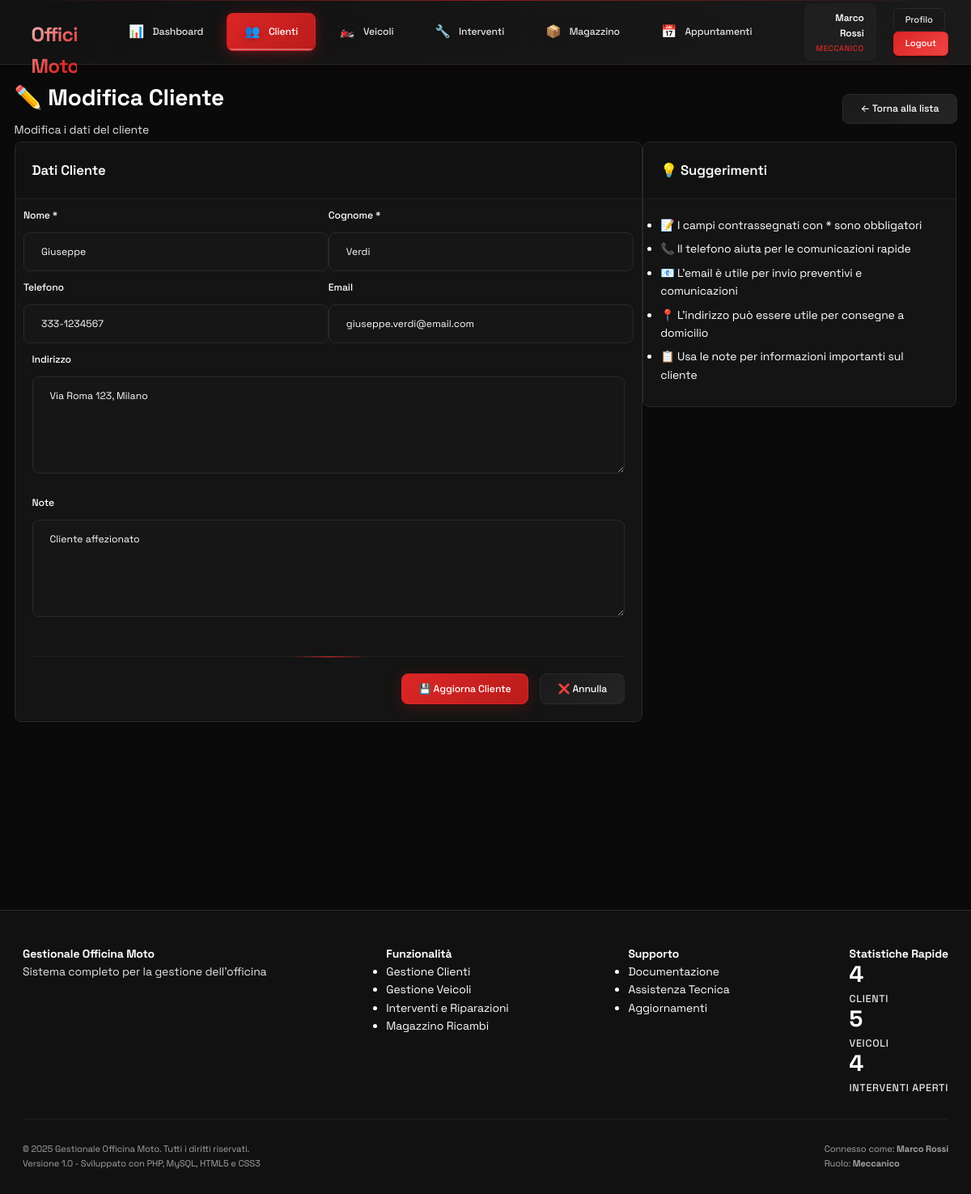
The app's page /clienti.php?action=edit&id=1 (signed in) with its own data.
### tables this page shows
CREATE TABLE clienti (
    id INT AUTO_INCREMENT PRIMARY KEY,
    nome VARCHAR(100) NOT NULL,
    cognome VARCHAR(100) NOT NULL,
    telefono VARCHAR(20),
    email VARCHAR(100),
    indirizzo TEXT,
    note TEXT,
    data_creazione TIMESTAMP DEFAULT CURRENT_TIMESTAMP
);

### clienti.php (the view, shortened to what the rows shown need)
<?php
require_once 'includes/header.php';
$action = $_GET['action'] ?? 'list';
$clienteId = $_GET['id'] ?? null;
$db = getDB();
switch ($action) {
    case 'add':
    case 'edit':
        $cliente = null;
        if ($action === 'edit' && $clienteId) {
            $cliente = $db->select("SELECT * FROM clienti WHERE id = ?", [$clienteId]);
            $cliente = $cliente ? $cliente[0] : null;
        }
        break;
}
?>
<div class="container-fluid">
    <?php if ($action === 'list'): ?>
    <div class="row mb-4">
        <div class="col-12">
            <div class="d-flex justify-content-between align-items-center">
                <div>
                    <h1 class="text-primary mb-2">👥 Gestione Clienti</h1>
                    <p class="text-secondary">Gestisci i clienti dell'officina</p>
                </div>
                <div>
                    <a href="clienti.php?action=add" class="btn btn-primary">
                        <span>➕</span> Nuovo Cliente
                    </a>
                </div>
            </div>
        </div>
    </div>
    <div class="row mb-4">
        <div class="col-12">
            <div class="card">
                <div class="card-body">
                    <form method="GET" class="row align-items-end">
                        <div class="col-md-6">
                            <label for="search" class="form-label">Ricerca Cliente</label>
                            <input type="text" id="search" name="search" class="form-control"
                                   placeholder="Nome, cognome, email o telefono..."
                                   value="<?php echo htmlspecialchars($search); ?>">
                        </div>
                        <div class="col-md-3">
                            <button type="submit" class="btn btn-primary">🔍 Cerca</button>
                            <?php if (!empty($search)): ?>
                            <a href="clienti.php" class="btn btn-secondary">✖️ Reset</a>
                            <?php endif; ?>
                        </div>
                        <div class="col-md-3 text-right">
                            <small class="text-muted">
                                Totale: <?php echo $totalClienti; ?> clienti
                            </small>
                        </div>
                    </form>
                </div>
            </div>
        </div>
    </div>
    <div class="row">
        <div class="col-12">
            <div class="card">
                <div class="card-body">
                    <?php if (!empty($clienti)): ?>
                    <div class="table-container">
                        <table class="data-table" id="clientiTable">
                            <thead>
                                <tr>
                                    <th>Cliente</th>
                                    <th>Contatti</th>
                                    <th>Veicoli</th>
                                    <th>Interventi</th>
                                    <th>Registrato</th>
                                    <th>Azioni</th>
                                </tr>
                            </thead>
                            <tbody>
                                <?php foreach ($clienti as $cliente): ?>
                                <tr>
                                    <td>
                                        <div>
                                            <strong><?php echo htmlspecialchars($cliente['nome'] . ' ' . $cliente['cognome']); ?></strong>
                                        </div>
                                        <?php if (!empty($cliente['note'])): ?>
                                        <small class="text-muted">
                                            <?php echo htmlspecialchars(substr($cliente['note'], 0, 50)) . (strlen($cliente['note']) > 50 ? '...' : ''); ?>
                                        </small>
                                        <?php endif; ?>
                                    </td>
                                    <td>
                                        <?php if (!empty($cliente['telefono'])): ?>
                                        <div><span>📞</span> <?php echo htmlspecialchars($cliente['telefono']); ?></div>
                                        <?php endif; ?>
                                        <?php if (!empty($cliente['email'])): ?>
                                        <div><span>📧</span> <?php echo htmlspecialchars($cliente['email']); ?></div>
                                        <?php endif; ?>
                                    </td>
                                    <td>
                                        <span class="badge <?php echo $cliente['veicoli_count'] > 0 ? 'badge-info' : 'badge-secondary'; ?>">
                                            <?php echo $cliente['veicoli_count']; ?> veicoli
                                        </span>
                                    </td>
                                    <td>
                                        <span class="badge <?php echo $cliente['interventi_count'] > 0 ? 'badge-success' : 'badge-secondary'; ?>">
                                            <?php echo $cliente['interventi_count']; ?> interventi
                                        </span>
                                    </td>
                                    <td>
                                        <small class="text-muted">
                                            <?php echo date('d/m/Y', strtotime($cliente['data_creazione'])); ?>
                                        </small>
                                    </td>
                                    <td>
                                        <div class="btn-group btn-group-sm">
                                            <a href="clienti.php?action=view&id=<?php echo $cliente['id']; ?>"
                                               class="btn btn-outline" title="Visualizza">
                                                👁️
                                            </a>
                                            <a href="clienti.php?action=edit&id=<?php echo $cliente['id']; ?>"
                                               class="btn btn-outline" title="Modifica">
                                                ✏️
                                            </a>
                                            <?php if ($cliente['veicoli_count'] == 0): ?>
                                            <button type="button" class="btn btn-danger"
                                                    onclick="deleteCliente(<?php echo $cliente['id']; ?>)"
                                                    title="Elimina">
                                                🗑️
                                            </button>
                                            <?php else: ?>
                                            <button type="button" class="btn btn-secondary"
                                                    title="Non eliminabile (ha veicoli)" disabled>
                                                🔒
                                            </button>
                                            <?php endif; ?>
                                        </div>
                                    </td>
                                </tr>
                                <?php endforeach; ?>
                            </tbody>
                        </table>
                    </div>
                    <?php if ($totalPages > 1): ?>
                    <div class="d-flex justify-content-center mt-4">
                        <nav>
                            <ul class="pagination">
                                <?php if ($page > 1): ?>
                                <li class="page-item">
                                    <a class="page-link" href="?page=<?php echo $page-1; ?><?php echo !empty($search) ? '&search='.urlencode($search) : ''; ?>">
                                        ← Precedente
                                    </a>
                                </li>
                                <?php endif; ?>
                                <?php for ($i = max(1, $page-2); $i <= min($totalPages, $page+2); $i++): ?>
                                <li class="page-item <?php echo $i === $page ? 'active' : ''; ?>">
                                    <a class="page-link" href="?page=<?php echo $i; ?><?php echo !empty($search) ? '&search='.urlencode($search) : ''; ?>">
                                        <?php echo $i; ?>
                                    </a>
                                </li>
                                <?php endfor; ?>
                                <?php if ($page < $totalPages): ?>
                                <li class="page-item">
                                    <a class="page-link" href="?page=<?php echo $page+1; ?><?php echo !empty($search) ? '&search='.urlencode($search) : ''; ?>">
                                        Successiva →
                                    </a>
                                </li>
                                <?php endif; ?>
                            </ul>
                        </nav>
                    </div>
                    <?php endif; ?>
                    <?php else: ?>
                    <div class="text-center py-5">
                        <div class="mb-3" style="font-size: 4rem; opacity: 0.3;">👥</div>
                        <h3 class="text-muted">Nessun cliente trovato</h3>
                        <p class="text-secondary">Non ci sono clienti che corrispondono ai criteri di ricerca.</p>
                        <a href="clienti.php?action=add" class="btn btn-primary">➕ Aggiungi il primo cliente</a>
                    </div>
                    <?php endif; ?>
                </div>
            </div>
        </div>
    </div>
    <?php elseif ($action === 'add' || $action === 'edit'): ?>
    <div class="row">
        <div class="col-12">
            <div class="d-flex justify-content-between align-items-center mb-4">
                <div>
                    <h1 class="text-primary mb-2">
                        <?php echo $action === 'add' ? '➕ Nuovo Cliente' : '✏️ Modifica Cliente'; ?>
                    </h1>
                    <p class="text-secondary">
                        <?php echo $action === 'add' ? 'Aggiungi un nuovo cliente' : 'Modifica i dati del cliente'; ?>
                    </p>
                </div>
                <div>
                    <a href="clienti.php" class="btn btn-secondary">← Torna alla lista</a>
                </div>
            </div>
        </div>
    </div>
    <div class="row">
        <div class="col-12 col-lg-8">
            <div class="card">
                <div class="card-header">
                    <h3 class="card-title">Dati Cliente</h3>
                </div>
                <div class="card-body">
                    <form method="POST" data-validate id="clienteForm">
                        <div class="row">
                            <div class="col-md-6">
                                <div class="form-group">
                                    <label for="nome" class="form-label">Nome *</label>
                                    <input type="text" id="nome" name="nome" class="form-control"
                                           value="<?php echo htmlspecialchars($cliente['nome'] ?? ''); ?>"
                                           required>
                                </div>
                            </div>
                            <div class="col-md-6">
                                <div class="form-group">
                                    <label for="cognome" class="form-label">Cognome *</label>
                                    <input type="text" id="cognome" name="cognome" class="form-control"
                                           value="<?php echo htmlspecialchars($cliente['cognome'] ?? ''); ?>"
                                           required>
                                </div>
                            </div>
                        </div>
                        <div class="row">
                            <div class="col-md-6">
                                <div class="form-group">
                                    <label for="telefono" class="form-label">Telefono</label>
                                    <input type="tel" id="telefono" name="telefono" class="form-control"
                                           value="<?php echo htmlspecialchars($cliente['telefono'] ?? ''); ?>"
                                           placeholder="+39 123 456 7890">
                                </div>
                            </div>
                            <div class="col-md-6">
                                <div class="form-group">
                                    <label for="email" class="form-label">Email</label>
                                    <input type="email" id="email" name="email" class="form-control"
                                           value="<?php echo htmlspecialchars($cliente['email'] ?? ''); ?>"
                                           placeholder="cliente@email.com">
                                </div>
                            </div>
                        </div>
                        <div class="form-group">
                            <label for="indirizzo" class="form-label">Indirizzo</label>
                            <textarea id="indirizzo" name="indirizzo" class="form-control" rows="2"
                                      placeholder="Via, numero civico, città, CAP"><?php echo htmlspecialchars($cliente['indirizzo'] ?? ''); ?></textarea>
                        </div>
                        <div class="form-group">
                            <label for="note" class="form-label">Note</label>
                            <textarea id="note" name="note" class="form-control" rows="3"
                                      placeholder="Note aggiuntive sul cliente..."><?php echo htmlspecialchars($cliente['note'] ?? ''); ?></textarea>
                        </div>
                        <div class="form-actions">
                            <button type="submit" class="btn btn-primary">
                                <?php echo $action === 'add' ? '💾 Salva Cliente' : '💾 Aggiorna Cliente'; ?>
                            </button>
                            <a href="clienti.php" class="btn btn-secondary">❌ Annulla</a>
                        </div>
                    </form>
                </div>
            </div>
        </div>
        <div class="col-12 col-lg-4">
            <div class="card">
                <div class="card-header">
                    <h3 class="card-title">💡 Suggerimenti</h3>
                </div>
                <div class="card-body">
                    <ul class="list-unstyled">
                        <li class="mb-2">📝 I campi contrassegnati con * sono obbligatori</li>
                        <li class="mb-2">📞 Il telefono aiuta per le comunicazioni rapide</li>
                        <li class="mb-2">📧 L'email è utile per invio preventivi e comunicazioni</li>
                        <li class="mb-2">📍 L'indirizzo può essere utile per consegne a domicilio</li>
                        <li class="mb-2">📋 Usa le note per informazioni importanti sul cliente</li>
                    </ul>
                </div>
            </div>
        </div>
    </div>
    <?php endif; ?>
</div>
<?php
require_once 'includes/footer.php';
?>

### records on screen
clienti: nome "Giuseppe", cognome "Verdi", telefono "333-1234567", email "giuseppe.verdi@email.com", indirizzo "Via Roma 123, Milano", note "Cliente affezionato"

### other values on screen
$currentUser['name'] "Marco Rossi"
Auth::getRoleName($currentUser['role']) "MECCANICO"
$clientiCount "4"
$veicoliCount "5"
$interventiAperti "4"
getCurrentUser()['name'] "Marco Rossi"
Auth::getRoleName(getCurrentUser()['role']) "Meccanico"
